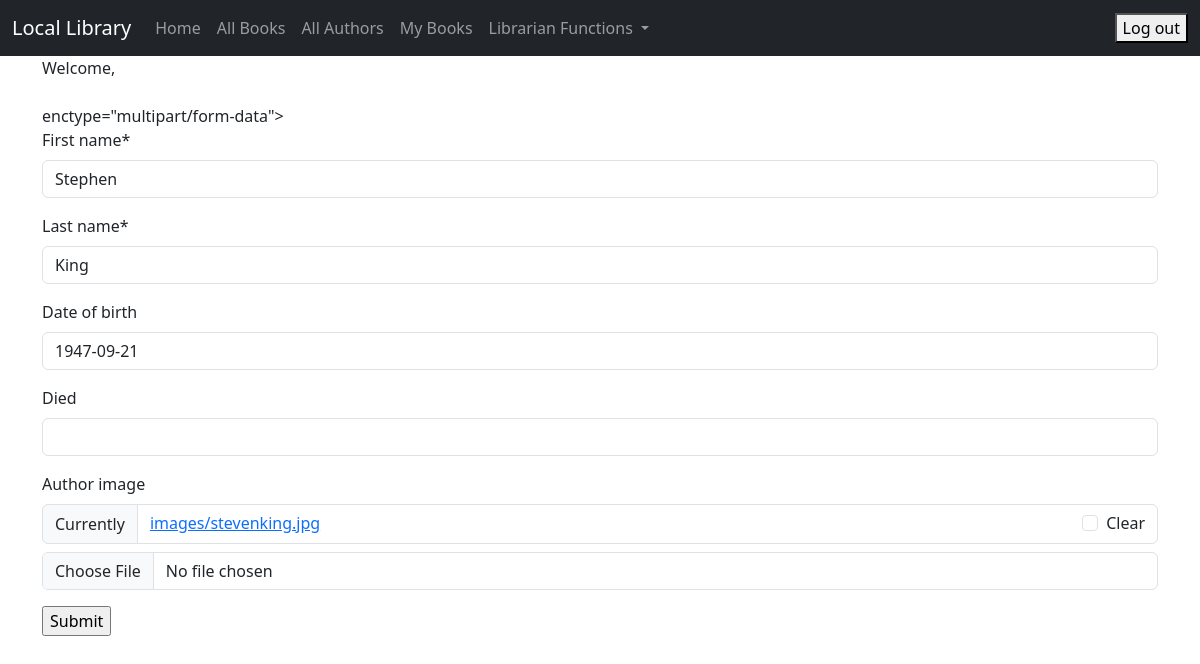
Screenshot of /author/1/update/ (signed in) with the database file from the repository.
### catalog/models.py (models this page shows, shortened)
class Author(models.Model):
    first_name = models.CharField(max_length=100)
    last_name = models.CharField(max_length=100)
    date_of_birth = models.DateField(null=True, blank=True)
    date_of_death = models.DateField('Died', null=True, blank=True)
    author_image = models.ImageField(upload_to='images/', null=True, blank=True)
    class Meta:
        ordering = ['last_name', 'first_name']

### catalog/views.py (the view, shortened to what this page needs)
# urls.py: path('author/<int:pk>/update/', views.AuthorUpdate.as_view(), name='author_update'),
class AuthorUpdate(UpdateView):
    model = Author
    fields = ['first_name', 'last_name', 'date_of_birth', 'date_of_death', 'author_image']

### catalog/templates/catalog/author_form.html (shortened to what this page needs)
{% extends "catalog/base.html" %}
{% load crispy_forms_tags %}
{% load crispy_forms_filters %}
{% block content %}
    {% if perms.catalog.create_author or perms.catalog.edit_author %}
        <form action="" method="POST"> enctype="multipart/form-data">
            {{ form|crispy }}
            <input type="submit" value="Submit"/>
        </form>
    {% else %}
        You do not have permission to access this feature
        <a href="{% url 'index' %}">Home</a>
    {% endif %}
{% endblock %}

### rows the page displays
Author: first_name "Stephen", last_name "King", date_of_birth "1947-09-21"
